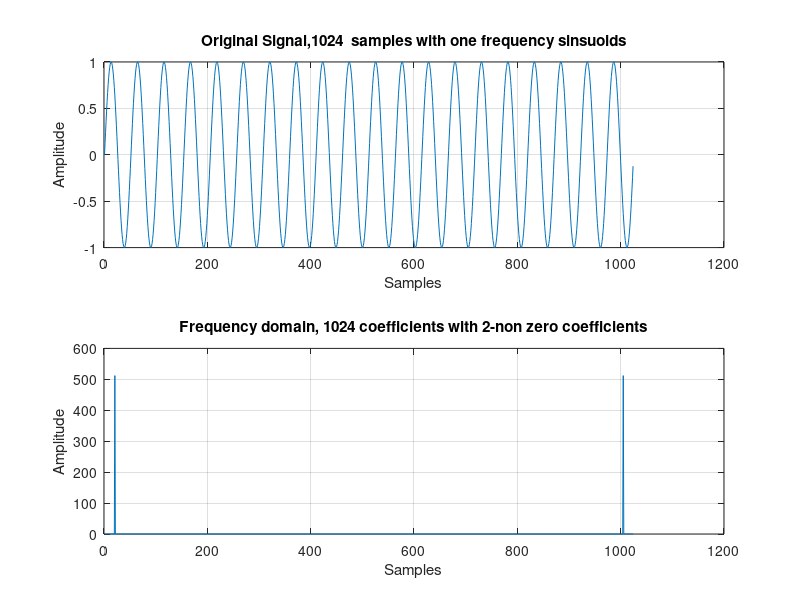

Reproduce this figure in MATLAB. (Note: this script raises an error after producing the figure.)

%length of the signal
N=1024;

%Number of random observations to take
K=256;

%Discrete frequency of two sinusoids in the input signal
k=20;

n=0:N-1;

%Sparse signal in frequency domain.
x=sin(2*pi*(k/N)*n); 
figure;
subplot(2,1,1);
plot(x)
grid on;
xlabel('Samples');
ylabel('Amplitude');
title('Original Signal,1024  samples with one frequency sinsuoids');

xf=fft(x);

xfmag=10*log10(abs(xf));

subplot(2,1,2);
plot(abs(xf))
grid on;
xlabel('Samples');
ylabel('Amplitude');
title('Frequency domain, 1024 coefficients with 2-non zero coefficients');

%creating dft matrix
B=dftmtx(N);
Binv=inv(B);

%Taking DFT of the signal
xf=B*x';

%Selecting random rows of the DFT matrix
q=randperm(N);

%creating measurement matrix
A=Binv(q(1:K),:);

%taking random time measurements
y=(A*xf);

%Calculating Initial guess
x0=A'*y;

%Running the recovery Algorithm
tic
xp=l1eq_pd(x0,A,[],y,1e-5);
toc

%recovered signal in time domain
xprec=real(Binv*xp);

figure;
subplot(2,1,1)
plot(abs(xf))
grid on;
xlabel('Samples');
ylabel('Amplitude');
title('Original Signal, Discrete Fourier Transform');

subplot(2,1,2)
plot(abs(xp),'r')
grid on;
xlabel('Samples');
ylabel('Amplitude');
title(sprintf('Recovered Signal, Discrete Fourier Transform sampled with %d samples',K));

figure;
subplot(2,1,1);
plot(x)
grid on;
xlabel('Samples');
ylabel('Amplitude');
title('Original Signal,1024 samples with one frequency sinsuoids');

subplot(2,1,2)
plot(xprec,'r')
grid on;
xlabel('Samples');
ylabel('Amplitude');
title(sprintf('Recovered Signal in Time Domain'));